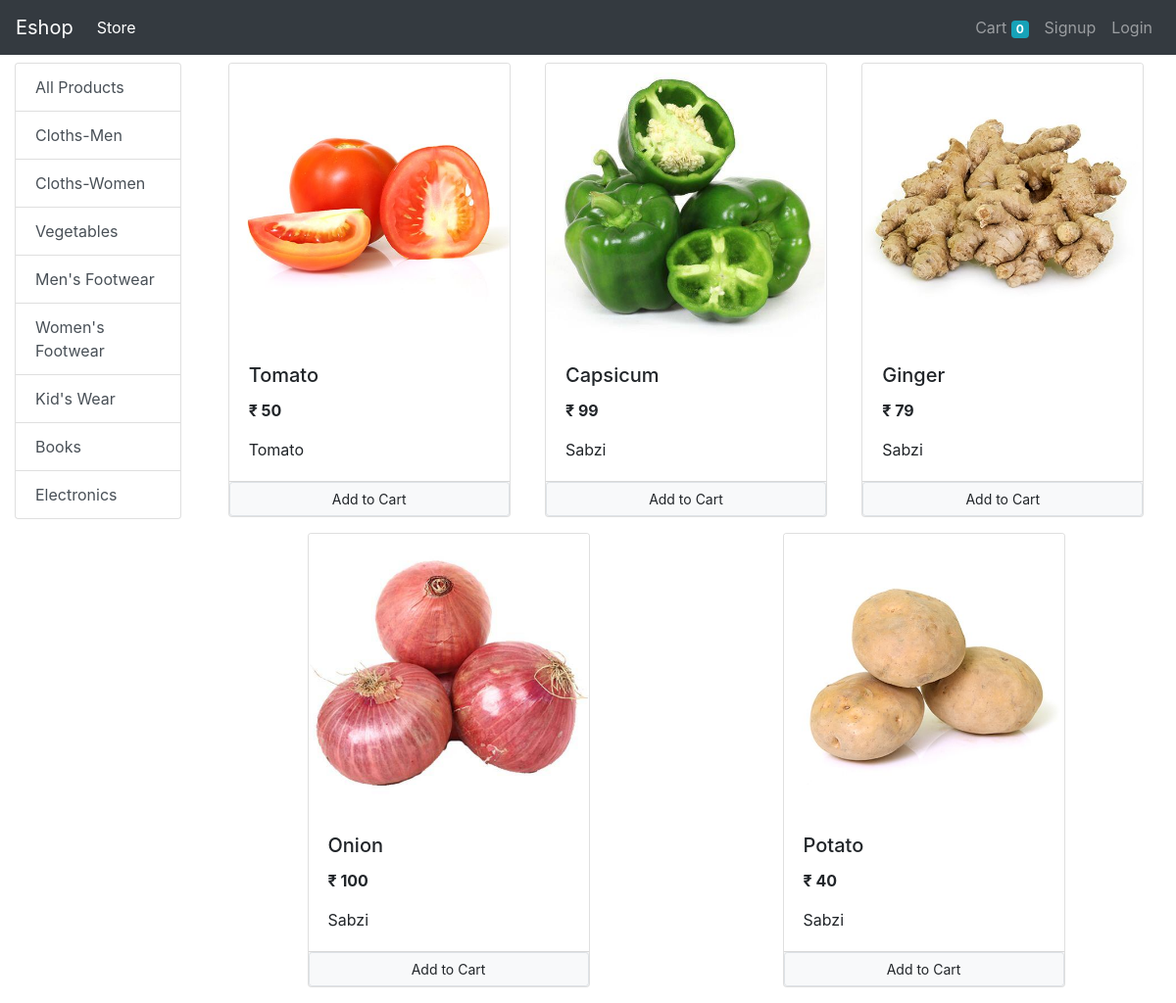
Screenshot of /?category=3 with the database file from the repository.
### store/models/category.py (models this page shows, shortened)
class Category(models.Model):
    name = models.CharField(max_length=20)
    @staticmethod
    def get_all_categories():
        return Category.objects.all()

### store/models/product.py (models this page shows, shortened)
class Product(models.Model):
    name = models.CharField(max_length=50)
    price = models.IntegerField(default=0)
    category = models.ForeignKey(Category, on_delete=models.CASCADE, default=1)
    description = models.CharField(max_length=200, default='', null=True, blank=True)
    image = models.ImageField(upload_to='uploads/products/')
    @staticmethod
    def get_all_products_by_categoryId(category_id):
        if category_id:
            return Product.objects.filter(category = category_id)
        else:
            return Product.get_all_products()

### store/views/home.py (the view, shortened to what this page needs)
# urls.py: path('', Index.as_view(), name='homepage'),
class Index(View):
    def get(self, request):
        cart = request.session.get('cart')
        if not cart:
            request.session['cart'] = {}
        products = None
        categories = Category.get_all_categories()
        categoryId = request.GET.get('category')
        if categoryId:
            products = Product.get_all_products_by_categoryId(categoryId)
        else:
            products = Product.get_all_products()
        data = {}
        data['products'] = products
        data['categories'] = categories
        return render(request, 'index.html', data)

### store/templatetags/cart.py (called while the page is built)
@register.filter(name='is_in_cart')
def is_in_cart(product, cart):
    keys = cart.keys()
    for id in keys:
        if int(id) == product.id:
            return True
    return False

### store/templatetags/custom_filter.py (called while the page is built)
@register.filter(name='currency')
def currency(number):
    curr = "₹ "+str(number)
    return curr

### store/templates/index.html (shortened to what this page needs)
{% extends 'base.html' %}
{% block content %}
{% load cart %}
{% load custom_filter %}
<div class="container-fluid">
    <div class="row">
        <div class="col-lg-2 mx-auto">
            <div class="list-group">
                <a href="/" class="list-group-item list-group-item-action">All Products</a>
                {% for category in categories %}
                <a href="/?category={{category.id}}"
                    class="list-group-item list-group-item-action">{{category.name}}</a>
                {% endfor %}
            </div>
        </div>
        <div id="products" class="col-lg-10 mx-auto">
            <div class="row mx-auto">
                {% for product in products %}
                <div class="card mx-auto mb-3" id="{{product.id}}" style="width: 18rem;">
                    <img src="{{product.image.url}}" class="card-img-top" alt="...">
                    <div class="card-body">
                        <h5 class="card-title">{{product.name}}</h5>
                        <p class="card-text"><b>{{product.price|currency}}</b></p>
                        <p class="card-text">{{product.description}}</p>
                    </div>
                    <div class="card-footer p-0 my-0">
                        {% if product|is_in_cart:request.session.cart%}
                        <div class="row no-gutters">
                            <form action="/#{{product.id}}" method="POST" class="col-2">
                                {% csrf_token %}
                                <input hidden type="text" name="product" value="{{product.id}}">
                                <input hidden type="text" name="remove" value="True">
                                <input type="submit" class="btn btn-block btn-secondary"
                                    value="-">
                            </form>
                            <div class="text-center col d-flex justify-content-center text-align-center">
                                {{product|cart_quantity:request.session.cart}} in Cart
                            </div>
                            <form action="/#{{product.id}}" method="POST" class="col-2">
                                {% csrf_token %}
                                <input hidden type="text" name="product" value="{{product.id}}">
                                <input type="submit" class="btn btn-block btn-secondary"
                                    value="+">
                            </form>
                        </div>
                        {% else %}
                        <form action="/#{{product.id}}" method="POST" class="btn-block">
                            <input type="submit" class="float-right btn btn-light border btn-sm border form-control"
                                value="Add to Cart">
                        </form>
                        {% endif %}
                    </div>
                </div>
                {% endfor %}
            </div>
        </div>
    </div>
</div>
{% endblock %}

### rows the page displays
Category: name "Cloths-Men"
Category: name "Cloths-Women"
Category: name "Vegetables"
Category: name "Men's Footwear"
Category: name "Women's Footwear"
Category: name "Kid's Wear"
Category: name "Books"
Category: name "Electronics"
Product: image (picture), name "Tomato", price "₹ 50", description "Tomato"
Product: image (picture), name "Capsicum", price "₹ 99", description "Sabzi"
Product: image (picture), name "Ginger", price "₹ 79", description "Sabzi"
Product: image (picture), name "Onion", price "₹ 100", description "Sabzi"
Product: image (picture), name "Potato", price "₹ 40", description "Sabzi"

### other values shown
{{ request.session.cart.keys|length }} "0"
